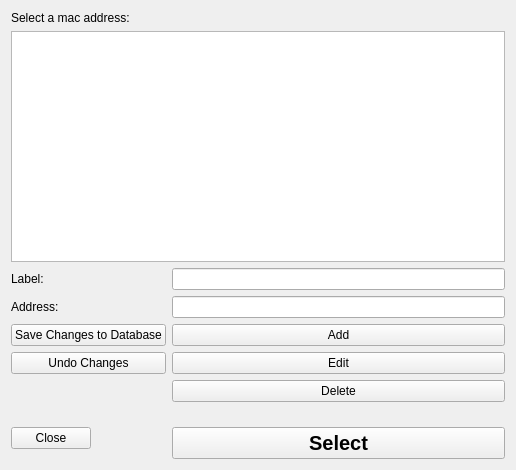
<?xml version="1.0" encoding="UTF-8"?>
<ui version="4.0">
 <class>db_browser</class>
 <widget class="QWidget" name="db_browser">
  <property name="windowModality">
   <enum>Qt::NonModal</enum>
  </property>
  <property name="geometry">
   <rect>
    <x>0</x>
    <y>0</y>
    <width>516</width>
    <height>470</height>
   </rect>
  </property>
  <property name="windowTitle">
   <string>Database Browser</string>
  </property>
  <layout class="QFormLayout" name="formLayout">
   <property name="fieldGrowthPolicy">
    <enum>QFormLayout::AllNonFixedFieldsGrow</enum>
   </property>
   <item row="1" column="0">
    <widget class="QLabel" name="label">
     <property name="text">
      <string>Select a mac address:</string>
     </property>
    </widget>
   </item>
   <item row="2" column="0" colspan="2">
    <widget class="QTableView" name="tableView">
     <property name="sizePolicy">
      <sizepolicy hsizetype="Expanding" vsizetype="Expanding">
       <horstretch>0</horstretch>
       <verstretch>1</verstretch>
      </sizepolicy>
     </property>
     <property name="horizontalScrollBarPolicy">
      <enum>Qt::ScrollBarAlwaysOff</enum>
     </property>
     <property name="editTriggers">
      <set>QAbstractItemView::DoubleClicked</set>
     </property>
     <property name="dragDropOverwriteMode">
      <bool>false</bool>
     </property>
     <property name="dragDropMode">
      <enum>QAbstractItemView::NoDragDrop</enum>
     </property>
     <property name="alternatingRowColors">
      <bool>true</bool>
     </property>
     <property name="selectionMode">
      <enum>QAbstractItemView::SingleSelection</enum>
     </property>
     <property name="selectionBehavior">
      <enum>QAbstractItemView::SelectRows</enum>
     </property>
     <property name="showGrid">
      <bool>true</bool>
     </property>
     <property name="gridStyle">
      <enum>Qt::DotLine</enum>
     </property>
     <property name="sortingEnabled">
      <bool>true</bool>
     </property>
     <property name="wordWrap">
      <bool>false</bool>
     </property>
     <attribute name="horizontalHeaderVisible">
      <bool>true</bool>
     </attribute>
     <attribute name="horizontalHeaderCascadingSectionResizes">
      <bool>false</bool>
     </attribute>
     <attribute name="horizontalHeaderStretchLastSection">
      <bool>true</bool>
     </attribute>
     <attribute name="verticalHeaderVisible">
      <bool>false</bool>
     </attribute>
    </widget>
   </item>
   <item row="3" column="0">
    <widget class="QLabel" name="label_3">
     <property name="text">
      <string>Label:</string>
     </property>
    </widget>
   </item>
   <item row="3" column="1">
    <widget class="QLineEdit" name="label_in"/>
   </item>
   <item row="4" column="0">
    <widget class="QLabel" name="label_4">
     <property name="text">
      <string>Address:</string>
     </property>
    </widget>
   </item>
   <item row="4" column="1">
    <widget class="QLineEdit" name="mac_in">
     <property name="maxLength">
      <number>17</number>
     </property>
    </widget>
   </item>
   <item row="5" column="0">
    <layout class="QVBoxLayout" name="verticalLayout" stretch="0,0">
     <item>
      <widget class="QPushButton" name="save_btn">
       <property name="text">
        <string>Save Changes to Database</string>
       </property>
      </widget>
     </item>
     <item>
      <widget class="QPushButton" name="undo_btn">
       <property name="text">
        <string>Undo Changes</string>
       </property>
      </widget>
     </item>
    </layout>
   </item>
   <item row="5" column="1">
    <layout class="QVBoxLayout" name="verticalLayout_3">
     <item>
      <widget class="QPushButton" name="add_btn">
       <property name="sizePolicy">
        <sizepolicy hsizetype="Preferred" vsizetype="Fixed">
         <horstretch>1</horstretch>
         <verstretch>0</verstretch>
        </sizepolicy>
       </property>
       <property name="text">
        <string>Add</string>
       </property>
      </widget>
     </item>
     <item>
      <widget class="QPushButton" name="edit_btn">
       <property name="sizePolicy">
        <sizepolicy hsizetype="Preferred" vsizetype="Fixed">
         <horstretch>1</horstretch>
         <verstretch>0</verstretch>
        </sizepolicy>
       </property>
       <property name="text">
        <string>Edit</string>
       </property>
      </widget>
     </item>
     <item>
      <widget class="QPushButton" name="del_btn">
       <property name="text">
        <string>Delete</string>
       </property>
      </widget>
     </item>
    </layout>
   </item>
   <item row="6" column="1">
    <spacer name="verticalSpacer">
     <property name="orientation">
      <enum>Qt::Vertical</enum>
     </property>
     <property name="sizeHint" stdset="0">
      <size>
       <width>20</width>
       <height>13</height>
      </size>
     </property>
    </spacer>
   </item>
   <item row="7" column="0">
    <widget class="QPushButton" name="cancel_btn">
     <property name="text">
      <string>Close</string>
     </property>
    </widget>
   </item>
   <item row="7" column="1">
    <widget class="QPushButton" name="sel_btn">
     <property name="font">
      <font>
       <pointsize>15</pointsize>
       <weight>75</weight>
       <bold>true</bold>
      </font>
     </property>
     <property name="toolTip">
      <string>Select the MAC address to which you want to send a Magic Packet</string>
     </property>
     <property name="text">
      <string>Select</string>
     </property>
    </widget>
   </item>
  </layout>
 </widget>
 <tabstops>
  <tabstop>label_in</tabstop>
  <tabstop>mac_in</tabstop>
  <tabstop>add_btn</tabstop>
  <tabstop>edit_btn</tabstop>
  <tabstop>del_btn</tabstop>
  <tabstop>sel_btn</tabstop>
  <tabstop>save_btn</tabstop>
  <tabstop>undo_btn</tabstop>
  <tabstop>cancel_btn</tabstop>
  <tabstop>tableView</tabstop>
 </tabstops>
 <resources/>
 <connections>
  <connection>
   <sender>del_btn</sender>
   <signal>clicked()</signal>
   <receiver>db_browser</receiver>
   <slot>delete_row()</slot>
   <hints>
    <hint type="sourcelabel">
     <x>280</x>
     <y>473</y>
    </hint>
    <hint type="destinationlabel">
     <x>65</x>
     <y>410</y>
    </hint>
   </hints>
  </connection>
  <connection>
   <sender>add_btn</sender>
   <signal>clicked()</signal>
   <receiver>db_browser</receiver>
   <slot>insert_row()</slot>
   <hints>
    <hint type="sourcelabel">
     <x>213</x>
     <y>407</y>
    </hint>
    <hint type="destinationlabel">
     <x>72</x>
     <y>338</y>
    </hint>
   </hints>
  </connection>
  <connection>
   <sender>edit_btn</sender>
   <signal>clicked()</signal>
   <receiver>db_browser</receiver>
   <slot>edit_row()</slot>
   <hints>
    <hint type="sourcelabel">
     <x>195</x>
     <y>438</y>
    </hint>
    <hint type="destinationlabel">
     <x>67</x>
     <y>380</y>
    </hint>
   </hints>
  </connection>
  <connection>
   <sender>cancel_btn</sender>
   <signal>clicked()</signal>
   <receiver>db_browser</receiver>
   <slot>close()</slot>
   <hints>
    <hint type="sourcelabel">
     <x>171</x>
     <y>643</y>
    </hint>
    <hint type="destinationlabel">
     <x>112</x>
     <y>650</y>
    </hint>
   </hints>
  </connection>
  <connection>
   <sender>sel_btn</sender>
   <signal>clicked()</signal>
   <receiver>db_browser</receiver>
   <slot>select_mac()</slot>
   <hints>
    <hint type="sourcelabel">
     <x>285</x>
     <y>609</y>
    </hint>
    <hint type="destinationlabel">
     <x>98</x>
     <y>613</y>
    </hint>
   </hints>
  </connection>
 </connections>
 <slots>
  <slot>delete_row()</slot>
  <slot>insert_row()</slot>
  <slot>edit_row()</slot>
  <slot>select_mac()</slot>
 </slots>
</ui>
